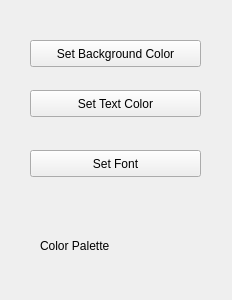
<?xml version="1.0" encoding="UTF-8"?>
<ui version="4.0">
 <class>Widget</class>
 <widget class="QWidget" name="Widget">
  <property name="geometry">
   <rect>
    <x>0</x>
    <y>0</y>
    <width>232</width>
    <height>300</height>
   </rect>
  </property>
  <property name="windowTitle">
   <string>Form</string>
  </property>
  <widget class="QLabel" name="label">
   <property name="geometry">
    <rect>
     <x>40</x>
     <y>230</y>
     <width>201</width>
     <height>31</height>
    </rect>
   </property>
   <property name="text">
    <string>Color Palette</string>
   </property>
  </widget>
  <widget class="QPushButton" name="background_color_button">
   <property name="geometry">
    <rect>
     <x>30</x>
     <y>40</y>
     <width>171</width>
     <height>27</height>
    </rect>
   </property>
   <property name="text">
    <string>Set Background Color</string>
   </property>
  </widget>
  <widget class="QPushButton" name="text_color_button">
   <property name="geometry">
    <rect>
     <x>30</x>
     <y>90</y>
     <width>171</width>
     <height>27</height>
    </rect>
   </property>
   <property name="text">
    <string>Set Text Color</string>
   </property>
  </widget>
  <widget class="QPushButton" name="font_button">
   <property name="geometry">
    <rect>
     <x>30</x>
     <y>150</y>
     <width>171</width>
     <height>27</height>
    </rect>
   </property>
   <property name="text">
    <string>Set Font</string>
   </property>
  </widget>
 </widget>
 <resources/>
 <connections/>
</ui>
